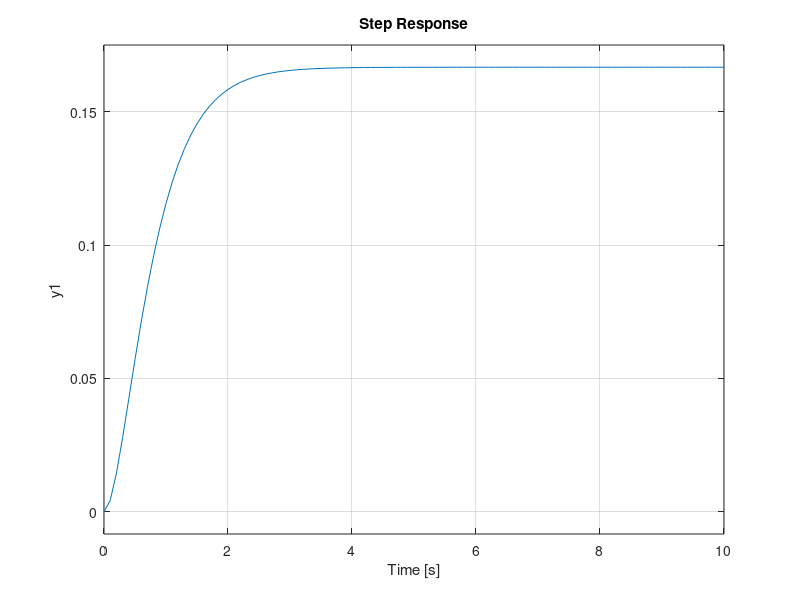

Reproduce this figure in MATLAB.
%Number 2 Overdumped System
%Clear
clear
clc
close all

%% Define Transfer Function

% Mechanical Translation System
% H(s) = 1 / (s+2)(s+3)

M = 1;
B = 5;
k = 6;


G_num = [1];
G_den = [M B k];

H = tf(G_num,G_den)

% step response
step(H,0:0.1:10)